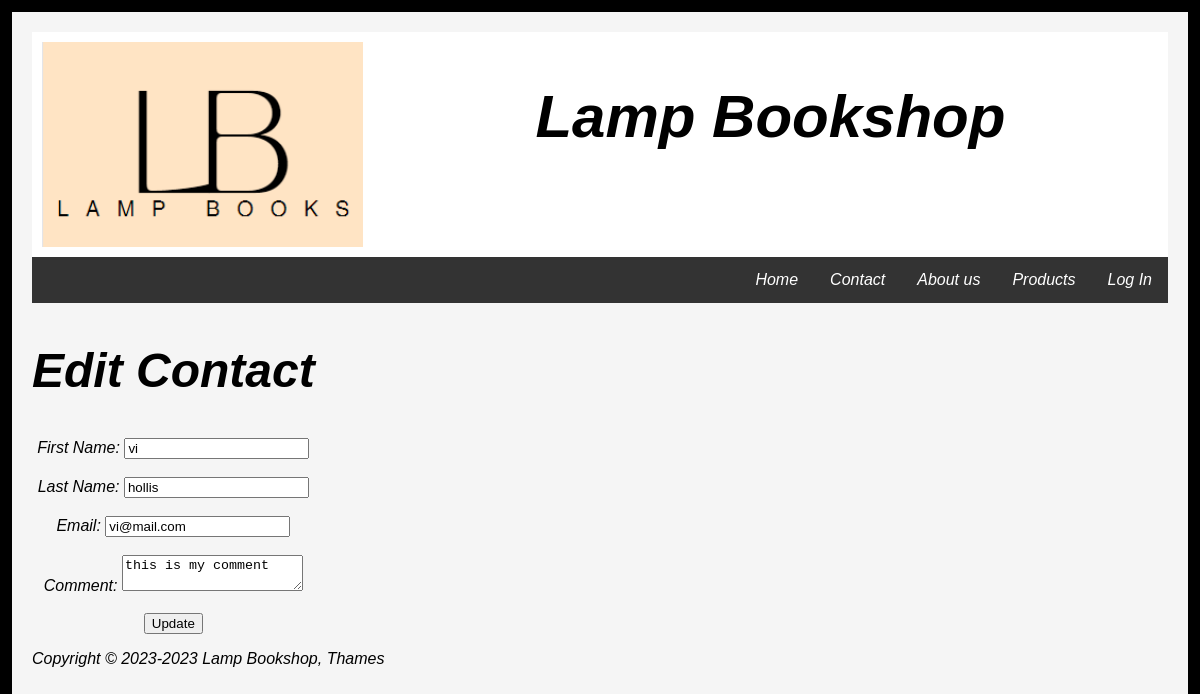
The page /edit.php?id=6 on the database as committed earlier.
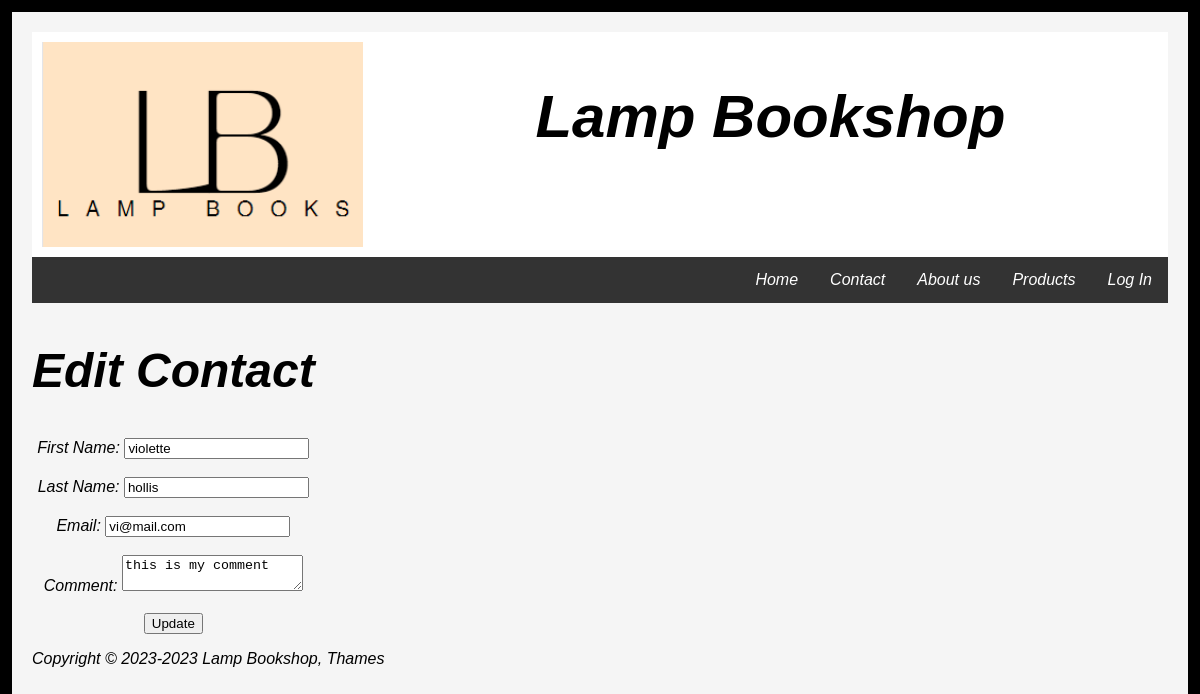
The same page on the database as committed later.
### tables this page shows
CREATE TABLE IF NOT EXISTS `contact` (
  `id` int NOT NULL AUTO_INCREMENT,
  `fname` varchar(50) NOT NULL,
  `lname` varchar(50) NOT NULL,
  `email` varchar(100) NOT NULL,
  `comment` text NOT NULL,
  PRIMARY KEY (`id`)
);

### edit.php (the view, shortened to what this page needs)
<!DOCTYPE html>
<html lang="en">
<head>
    <link href="css/style.css" rel="stylesheet" type="text/css">
</head>
<div class="wrapper">
    <body>
   <?php include 'header.php';?>
         <div class="row">
       <div class="main">
             <?php
    require_once 'setup.php';
if(isset($_GET['id'])) {
    $id = $_GET['id'];
    $query = "SELECT * FROM contact WHERE id = ?";
    $stmt = mysqli_prepare($conn, $query);
    mysqli_stmt_bind_param($stmt, "i", $id);
    mysqli_stmt_execute($stmt);
    $result = mysqli_stmt_get_result($stmt);
if(mysqli_num_rows($result) === 1) {
        $row = mysqli_fetch_assoc($result);
}
    else {
echo 'No record found with the provided ID.';
    }
} else {
    echo 'ID parameter not provided.';
}
        ?>
<h2>Edit Contact</h2>
<form method="post" action="update.php">
<label for="fname">First Name:</label>
<input type="text" id="fname" name="fname" value="<?php echo $row['fname']; ?>"><br><br>
<label for="lname">Last Name:</label>
<input type="text" id="lname" name="lname" value="<?php echo $row['lname']; ?>"><br><br>
<label for="email">Email:</label>
<input type="email"
       id="email" name="email"
       value="<?php echo $row['email']; ?>"><br><br>
<label for="comment">Comment:</label>
<textarea id="comment" name="comment"><?php echo $row['comment']; ?></textarea><br><br>
<input type="submit" value="Update">
</form>
             </div>
    </div>
          <?php include 'footer.php';?>
    </body>
    </div>
</html>

### header.php (shortened to what this page needs)
   <div class ="header">
<div class="logorow">
<div class="logoleftside">
        <img src="images/logo1.png" alt="Logo" class="logo" width="200">
       </div>
       <div class="logorightside">
                <h1 style="font-size:5vw;">Lamp Bookshop</h1>
       </div>
       </div>
        </div>
            <div class="navbar">
<ul>
    <li><a href="phplogin/login.php">Log In</a></li>
    <li class="dropdown">
    <a href="gallery.php" class="dropbtn">Products</a>
    </li>
    <li><a href="about.php">About us</a>
    </li>
    <li><a href="contact.php">Contact</a> </li>
    <li><a href="index.php">Home</a> </li>
</ul>
                </div>

### footer.php
<?php
echo "<p>Copyright &copy; 2023-" . date("Y") . " Lamp Bookshop, Thames</p>";
?>

### css/style.css (style rules this page uses)
html { background-color: whitesmoke; width: 100%; }
.wrapper { align-content: center; padding: 20px; }
body { text-align: left; background-color: whitesmoke; border: 1vw solid black; font-style: italic; word-break: keep-all; }
h2 { font-size: 4vw; text-align: center; }
h1 { text-align: center; }
* { box-sizing: border-box; }
.row { display: flex; flex-wrap: wrap; }
* { box-sizing: border-box }
body { font-family: Verdana, sans-serif; margin:0 }
img { vertical-align: middle; width: 100%; max-width: 700px; height: auto; }
.logorow { display: flex; flex-wrap: wrap; }
.logorightside { flex: 70%; background-color: white; padding: 10px; }
.logoleftside { flex: 30%; background-color: white; padding: 10px; }
div.logoleftside img { width: 100%; float: left; align-content: center; }
ul { list-style-type: none; margin: 0; padding: 0; overflow: hidden; background-color: #333; }
li { float: right; }
li a, .dropbtn { display: inline-block; color: white; text-align: center; padding: 14px 16px; text-decoration: none; }
li.dropdown { display: inline-block; }
form { text-align: center; }

Rows that differ between the two databases and show on the page:
changed contact "hollis": fname "vi" → "violette"
